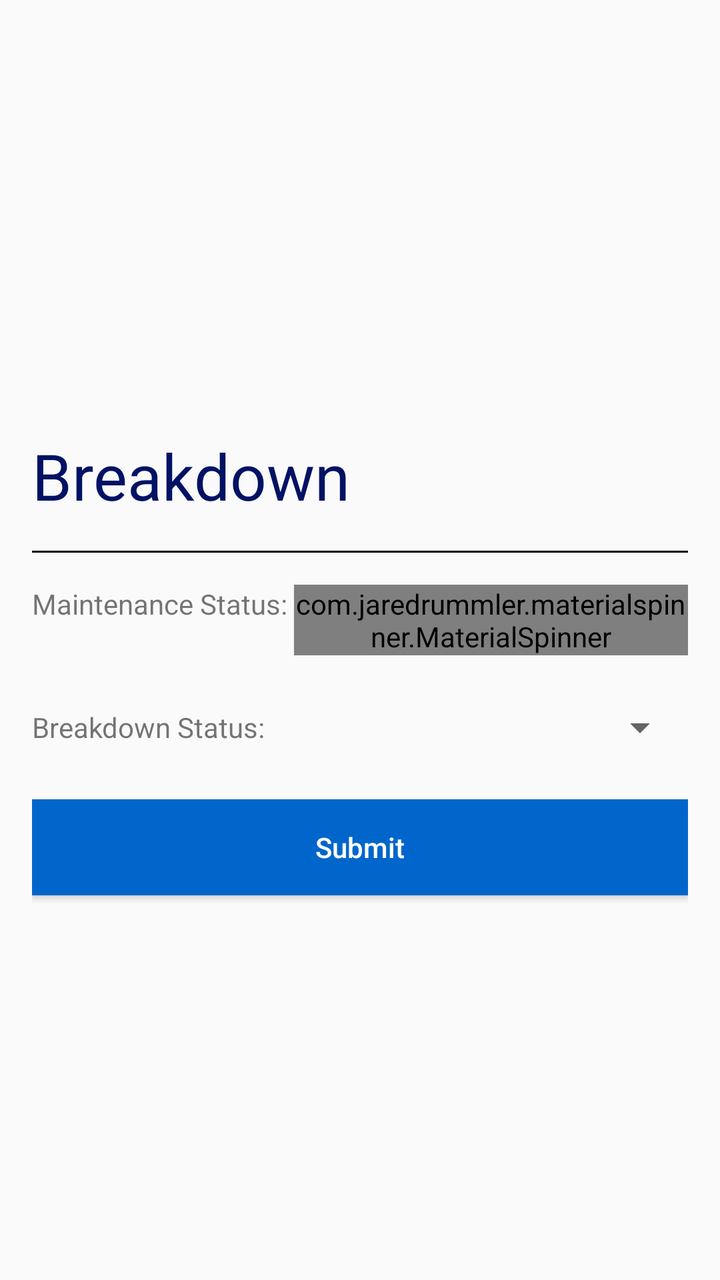
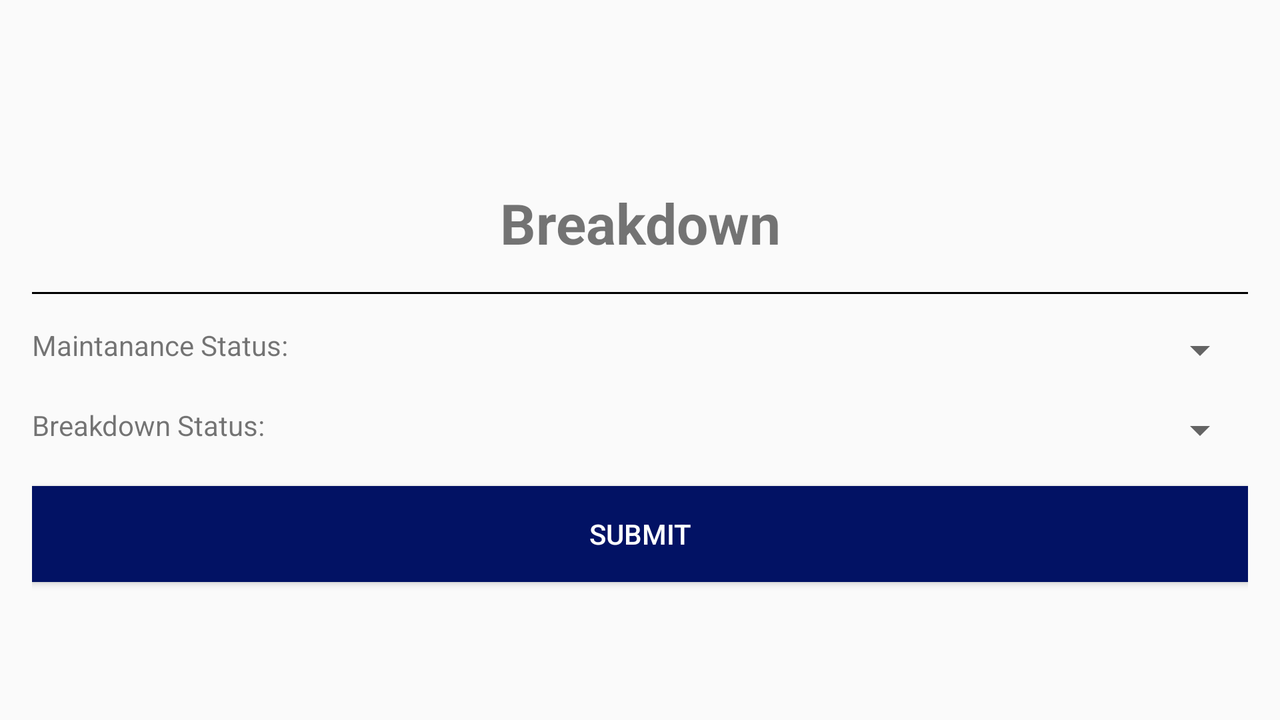

The same Android screen from two of the app's own layout files: first res/layout/ as a phone draws it, then the repository's variant for another configuration, drawn on a device whose configuration selects that folder. Both files follow.
<!-- AndroidManifest.xml: application theme CustomActivityThemeNoActionBar -->
<!-- res/layout/fragment_breakdown.xml -->
<FrameLayout xmlns:android="http://schemas.android.com/apk/res/android"
    xmlns:tools="http://schemas.android.com/tools"
    android:layout_width="match_parent"
    android:layout_height="match_parent"
    tools:context="za.co.thamserios.basilread.views.fragments.BreakdownFragment">

    <LinearLayout
        android:layout_width="match_parent"
        android:layout_height="match_parent"
        android:layout_marginTop="@dimen/activity_vertical_margin"
        android:paddingLeft="@dimen/activity_horizontal_margin"
        android:paddingRight="@dimen/activity_horizontal_margin"
        android:orientation="vertical"
        android:gravity="center">
        <TextView
            android:layout_marginTop="8dp"
            android:id="@+id/statusTextView"
            android:layout_width="match_parent"
            android:layout_height="wrap_content"
            android:gravity="left"
            android:textColor="@color/colorPrimary"
            android:textSize="32sp"
            android:text="Breakdown" />
        <View
            android:layout_marginTop="@dimen/activity_vertical_margin"
            android:layout_width="match_parent"
            android:layout_height="1dp"
            android:background="#000000" />
        <LinearLayout
            android:layout_marginTop="@dimen/activity_vertical_margin"
            android:layout_width="match_parent"
            android:layout_height="wrap_content"
            android:orientation="horizontal">
            <TextView
                android:layout_width="0dp"
                android:layout_height="wrap_content"
                android:layout_weight="0.4"
                android:text="Maintenance Status:"
                />
            <com.jaredrummler.materialspinner.MaterialSpinner
                android:id="@+id/maintanceStatusList"
                android:layout_width="0dp"
                android:layout_weight="0.6"
                android:textColor="@color/colorPrimary"
                android:layout_height="wrap_content">
            </com.jaredrummler.materialspinner.MaterialSpinner>
        </LinearLayout>
        <LinearLayout
            android:layout_marginTop="@dimen/activity_vertical_margin"
            android:layout_width="match_parent"
            android:layout_height="wrap_content"
            android:orientation="horizontal">
            <TextView
                android:layout_width="0dp"
                android:layout_height="wrap_content"
                android:layout_weight="0.4"
                android:layout_gravity="center_vertical"
                android:text="Breakdown Status:"
                />
            <Spinner
                android:id="@+id/breakdownStatusList"
                android:layout_width="0dp"
                android:layout_weight="0.6"
                android:textColor="@color/colorPrimary"
                android:layout_height="40dp">
            </Spinner>
        </LinearLayout>
        <android.support.design.widget.TextInputLayout
            android:id="@+id/input_commentsEditText"
            android:visibility="gone"
            android:layout_width="match_parent"
            android:layout_height="wrap_content">
            <EditText
                android:id="@+id/reasonEditText"
                android:layout_width="match_parent"
                android:layout_height="100dp"
                android:inputType="textMultiLine"
                android:hint="Reason" />
        </android.support.design.widget.TextInputLayout>
        <Button
            android:id="@+id/button"
            android:textAllCaps="false"
            android:layout_width="match_parent"
            android:layout_height="wrap_content"
            android:background="@color/primary_blue"
            android:textColor="@color/primary_white"
            android:layout_marginTop="@dimen/activity_vertical_margin"
            android:text="Submit"
            />
    </LinearLayout>

</FrameLayout>
<!-- resources referenced by this layout -->
<resources>
  <color name="colorPrimary">#021264</color>
  <color name="primary_blue">#0066cc</color>
  <color name="primary_white">#ffffff</color>
  <dimen name="activity_horizontal_margin">16dp</dimen>
  <dimen name="activity_vertical_margin">16dp</dimen>
  <style name="CustomActivityThemeNoActionBar" parent="Theme.AppCompat.Light.NoActionBar">
          <item name="android:windowActionBar">false</item>
          <item name="android:windowNoTitle">true</item>
      </style>
</resources>
<!-- res/layout-land/fragment_breakdown.xml (the repository's variant of the layout above) -->
<!-- drawn on the phone turned sideways -->
<FrameLayout xmlns:android="http://schemas.android.com/apk/res/android"
    xmlns:tools="http://schemas.android.com/tools"
    android:layout_width="match_parent"
    android:layout_height="match_parent"
    tools:context="za.co.thamserios.basilread.views.fragments.BreakdownFragment">

    <LinearLayout
        android:layout_width="match_parent"
        android:layout_height="match_parent"
        android:layout_marginTop="@dimen/activity_vertical_margin"
        android:paddingLeft="@dimen/activity_horizontal_margin"
        android:paddingRight="@dimen/activity_horizontal_margin"
        android:orientation="vertical"
        android:gravity="center">
        <TextView
            android:layout_marginTop="8dp"
            android:id="@+id/statusTextView"
            android:layout_width="match_parent"
            android:layout_height="wrap_content"
            android:gravity="center_horizontal"
            android:textSize="28sp"
            android:textStyle="bold"
            android:text="Breakdown" />
        <View
            android:layout_marginTop="@dimen/activity_vertical_margin"
            android:layout_width="match_parent"
            android:layout_height="1dp"
            android:background="#000000" />
        <LinearLayout
            android:layout_marginTop="@dimen/activity_vertical_margin"
            android:layout_width="match_parent"
            android:layout_height="wrap_content"
            android:orientation="horizontal">
            <TextView
                android:layout_width="wrap_content"
                android:layout_height="wrap_content"
                android:text="Maintanance Status:"
                />
            <Spinner
                android:id="@+id/maintanceStatusList"
                android:layout_width="match_parent"
                android:layout_height="wrap_content">
            </Spinner>
        </LinearLayout>
        <LinearLayout
            android:layout_marginTop="@dimen/activity_vertical_margin"
            android:layout_width="match_parent"
            android:layout_height="wrap_content"
            android:orientation="horizontal">
            <TextView
                android:layout_width="wrap_content"
                android:layout_height="wrap_content"
                android:text="Breakdown Status:"
                />
            <Spinner
                android:id="@+id/breakdownStatusList"
                android:layout_width="match_parent"
                android:layout_height="wrap_content">
            </Spinner>
        </LinearLayout>
        <Button
            android:id="@+id/button"
            android:layout_width="match_parent"
            android:layout_height="wrap_content"
            android:background="@color/colorPrimary"
            android:textColor="@color/primary_white"
            android:layout_marginTop="@dimen/activity_vertical_margin"
            android:text="Submit"
            />
    </LinearLayout>

</FrameLayout>
<!-- resources referenced by the variant -->
<!-- as the phone turned sideways resolves them -->
<resources>
  <color name="colorPrimary">#021264</color>
  <color name="primary_white">#ffffff</color>
  <dimen name="activity_horizontal_margin">16dp</dimen>
  <dimen name="activity_vertical_margin">16dp</dimen>
  <style name="CustomActivityThemeNoActionBar" parent="Theme.AppCompat.Light.NoActionBar">
          <item name="android:windowActionBar">false</item>
          <item name="android:windowNoTitle">true</item>
      </style>
</resources>
